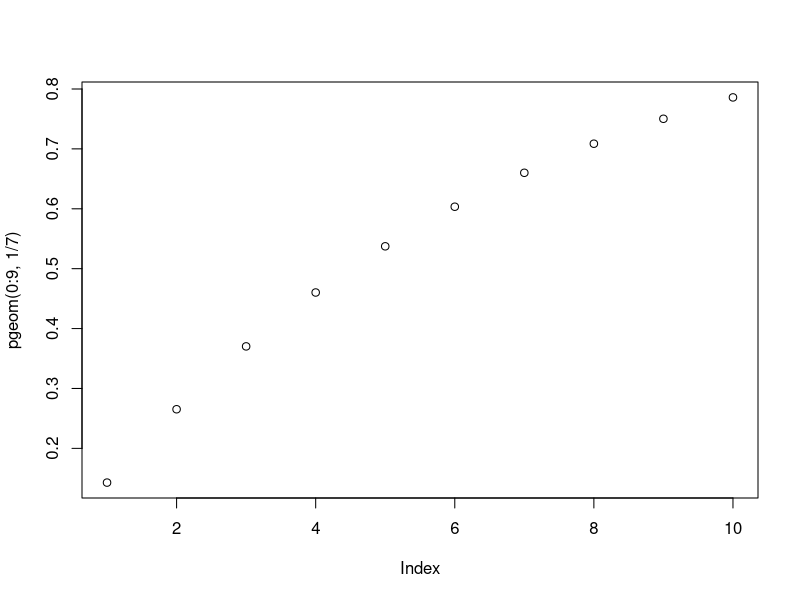

This figure's R source:
# Aufgabe 1

prob <- 288 / 8306

1 - sum(dbinom(x = 1:24, size = 24, prob = prob))

1 - sum(dbinom(x = 1:18, size = 18, prob = prob))

sum(dbinom(x = 5, size = 18, prob = prob))

sum(dbinom(x = 3:18, size = 18, prob = prob))

sum(dbinom(x = 0:2, size = 18, prob = prob))


# Aufgabe 2

sum(dbinom(x = 1800:3720, size = 3720, prob = 0.5))


# Aufgabe 3

sum(dbinom(2:4, 200, 0.015))

sum(dbinom(2:4, 300, (1/90)))

n <- 10000
Filiale_A <- rbinom(n, 200, 0.015)
Filiale_B <- rbinom(n, 300, (1/90))
M <- as.data.frame(cbind(Filiale_A, Filiale_B))
M$result[M$Filiale_A > M$Filiale_B] <- 0
M$result[M$Filiale_A < M$Filiale_B] <- 1
M$result[M$Filiale_A == M$Filiale_B] <- 0
sum(M$result) / n


# Aufgabe 4

1 - pgeom(9, 1/7)
plot(pgeom(0:9, 1/7))

n <- 1000
Leo <- rgeom(n, 10/70)
smaller_than_20 <- function(vec) {
  count <- 0
  for (element in vec) {
    if (element <= 20) {
      count <- count + 1
    }
  }
  return(count)
}
count <- smaller_than_20(Leo)
prob_ei_mit_figur <- count / n
prob_ei_mit_superheld <- prob_ei_mit_figur * (3/10)
print(prob_ei_mit_superheld)


